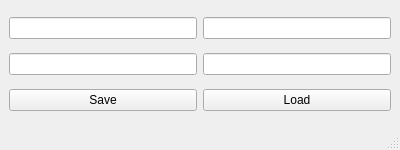
<?xml version="1.0" encoding="UTF-8"?>
<ui version="4.0">
 <class>MainWindow</class>
 <widget class="QMainWindow" name="MainWindow">
  <property name="geometry">
   <rect>
    <x>0</x>
    <y>0</y>
    <width>400</width>
    <height>150</height>
   </rect>
  </property>
  <property name="windowTitle">
   <string>MainWindow</string>
  </property>
  <widget class="QWidget" name="centralwidget">
   <layout class="QGridLayout" name="gridLayout">
    <item row="0" column="0">
     <widget class="QLineEdit" name="lineEdit"/>
    </item>
    <item row="1" column="0">
     <widget class="QLineEdit" name="lineEdit_2"/>
    </item>
    <item row="1" column="1">
     <widget class="QLineEdit" name="lineEdit_4">
      <property name="readOnly">
       <bool>true</bool>
      </property>
     </widget>
    </item>
    <item row="0" column="1">
     <widget class="QLineEdit" name="lineEdit_3">
      <property name="readOnly">
       <bool>true</bool>
      </property>
     </widget>
    </item>
    <item row="2" column="1">
     <widget class="QPushButton" name="pushButton_2">
      <property name="text">
       <string>Load</string>
      </property>
     </widget>
    </item>
    <item row="2" column="0">
     <widget class="QPushButton" name="pushButton">
      <property name="text">
       <string>Save</string>
      </property>
     </widget>
    </item>
   </layout>
  </widget>
  <widget class="QStatusBar" name="statusBar"/>
 </widget>
 <resources/>
 <connections/>
 <slots>
  <slot>slot1()</slot>
 </slots>
</ui>
